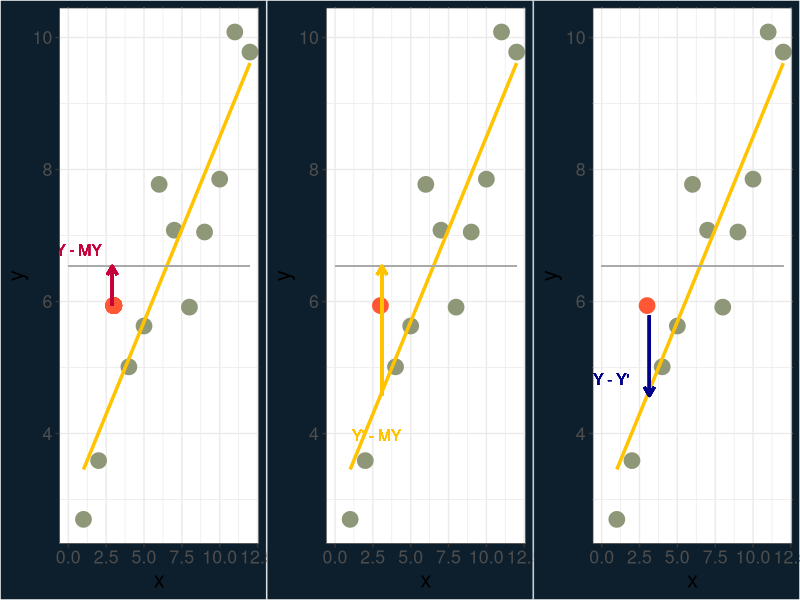

The R source for this figure:
# written by K. Garner and ChatGPT3, 2023

library(ggplot2)
library(magick)
library(gridExtra)

# Set the seed for reproducibility
set.seed(123)

# Create the data
x <- 1:12
y <- 2.7 + 0.56 * x + rnorm(12, 0, 1)

# Calculate the line of best fit
model <- lm(y ~ x)
predicted <- predict(model, data.frame(x = x))

# Calculate the mean of y
y_mean <- mean(y)

# Choose the point to highlight
highlight_point <- 3

# Create a data frame for the plot
df <- data.frame(x, y, predicted)

# Create a column to indicate which point to highlight
df$highlight <- ifelse(df$x == highlight_point, "highlight", "regular")

# Create a plot with the points and line of best fit
base <- ggplot(df, aes(x, y)) +
  geom_point(aes(color = highlight), size = 5) +
  geom_smooth(aes(y = predicted), method = "lm", color = "#FFC300", size = 1.2) +
  theme_bw() +
  theme(
    text = element_text(size = 16),
    plot.background = element_rect(fill = "#0D1F2D")
  ) +
  geom_segment(aes(x=0, y=mean(y), xend=12, yend=mean(y)), colour="darkgrey") +
  scale_color_manual(values = c("regular" = "#8F9779", "highlight" = "#FF5733")) +
  theme(
    legend.position = "none"
  )

# Add the point and initial segment to the plot
# this shows Y-MY
var <- base +
  geom_point(aes(x = x[highlight_point], y = y[highlight_point]), 
             color = "#FF5733", size = 5) +
  geom_segment(aes(x = x[highlight_point]-.1, y = y[highlight_point], 
                   xend = x[highlight_point]-.1, yend = mean(y)),
               color = "#C70039", size = 1, 
               arrow = arrow(length = unit(0.25, "cm"))) +
  geom_text(aes(x = x[highlight_point]-.2, y = mean(y)+.25, label = "Y - MY"), hjust = 1.2, color = "#C70039") 

pe <- base +
  geom_segment(aes(x = x[highlight_point]+.1, y =  predicted[highlight_point], 
                   xend = x[highlight_point]+.1, yend = mean(y)),
               color = "#FFC300", size = 1, 
               arrow = arrow(length = unit(0.25, "cm"))) +
  geom_text(aes(x = x[highlight_point]+2, y = predicted[highlight_point]-.6, label = "Y' - MY"), 
            hjust = 1.2, color = "#FFC300") 

resid <- base +
  geom_segment(aes(x = x[highlight_point]+.15, y = y[highlight_point]-.15, 
                   xend = x[highlight_point]+.15, yend = predicted[highlight_point]),
               color = "darkblue", size = 1, 
               arrow = arrow(length = unit(0.25, "cm"))) +
  geom_text(aes(x = x[highlight_point]-.7, y = predicted[highlight_point]+.25, label = "Y - Y'"), 
            hjust = 1.2, color = "darkblue") 

all <- grid.arrange(var, pe, resid, ncol = 3)
ggsave(filename="prediction/y_partition.png", plot=all, width=30, height=10, units="cm")
#ggsave(filename="prediction/y_base.png", plot=base, width=10, height=10, units="cm")
